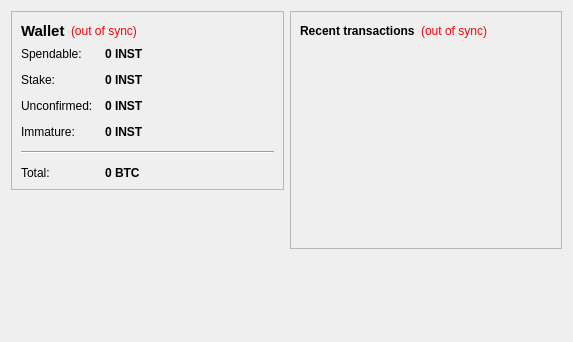
<?xml version="1.0" encoding="UTF-8"?>
<ui version="4.0">
 <class>OverviewPage</class>
 <widget class="QWidget" name="OverviewPage">
  <property name="geometry">
   <rect>
    <x>0</x>
    <y>0</y>
    <width>573</width>
    <height>342</height>
   </rect>
  </property>
  <property name="windowTitle">
   <string>Form</string>
  </property>
  <layout class="QHBoxLayout" name="horizontalLayout" stretch="1,1">
   <item>
    <layout class="QVBoxLayout" name="verticalLayout_2">
     <item>
      <widget class="QFrame" name="frame">
       <property name="frameShape">
        <enum>QFrame::StyledPanel</enum>
       </property>
       <property name="frameShadow">
        <enum>QFrame::Raised</enum>
       </property>
       <layout class="QVBoxLayout" name="verticalLayout_4">
        <item>
         <layout class="QHBoxLayout" name="horizontalLayout_4">
          <item>
           <widget class="QLabel" name="label_5">
            <property name="font">
             <font>
              <pointsize>11</pointsize>
              <weight>75</weight>
              <bold>true</bold>
             </font>
            </property>
            <property name="text">
             <string>Wallet</string>
            </property>
           </widget>
          </item>
          <item>
           <widget class="QLabel" name="labelWalletStatus">
            <property name="toolTip">
             <string>The displayed information may be out of date. Your wallet automatically synchronizes with the INVEST network after a connection is established, but this process has not completed yet.</string>
            </property>
            <property name="styleSheet">
             <string notr="true">QLabel { color: red; }</string>
            </property>
            <property name="text">
             <string notr="true">(out of sync)</string>
            </property>
            <property name="alignment">
             <set>Qt::AlignLeading|Qt::AlignLeft|Qt::AlignVCenter</set>
            </property>
           </widget>
          </item>
          <item>
           <spacer name="horizontalSpacer_2">
            <property name="orientation">
             <enum>Qt::Horizontal</enum>
            </property>
            <property name="sizeHint" stdset="0">
             <size>
              <width>40</width>
              <height>20</height>
             </size>
            </property>
           </spacer>
          </item>
         </layout>
        </item>
        <item>
         <layout class="QFormLayout" name="formLayout_2">
          <property name="fieldGrowthPolicy">
           <enum>QFormLayout::AllNonFixedFieldsGrow</enum>
          </property>
          <property name="horizontalSpacing">
           <number>12</number>
          </property>
          <property name="verticalSpacing">
           <number>12</number>
          </property>
          <item row="0" column="0">
           <widget class="QLabel" name="label">
            <property name="text">
             <string>Spendable:</string>
            </property>
           </widget>
          </item>
          <item row="0" column="1">
           <widget class="QLabel" name="labelBalance">
            <property name="font">
             <font>
              <weight>75</weight>
              <bold>true</bold>
             </font>
            </property>
            <property name="cursor">
             <cursorShape>IBeamCursor</cursorShape>
            </property>
            <property name="toolTip">
             <string>Your current spendable balance</string>
            </property>
            <property name="text">
             <string notr="true">0 INST</string>
            </property>
            <property name="textInteractionFlags">
             <set>Qt::LinksAccessibleByMouse|Qt::TextSelectableByKeyboard|Qt::TextSelectableByMouse</set>
            </property>
           </widget>
          </item>
          <item row="1" column="0">
           <widget class="QLabel" name="label_6">
            <property name="text">
             <string>Stake:</string>
            </property>
           </widget>
          </item>
          <item row="1" column="1">
           <widget class="QLabel" name="labelStake">
            <property name="font">
             <font>
              <weight>75</weight>
              <bold>true</bold>
             </font>
            </property>
            <property name="cursor">
             <cursorShape>IBeamCursor</cursorShape>
            </property>
            <property name="toolTip">
             <string>Total of coins that was staked, and do not yet count toward the current balance</string>
            </property>
            <property name="text">
             <string notr="true">0 INST</string>
            </property>
            <property name="textInteractionFlags">
             <set>Qt::LinksAccessibleByMouse|Qt::TextSelectableByKeyboard|Qt::TextSelectableByMouse</set>
            </property>
           </widget>
          </item>
          <item row="2" column="0">
           <widget class="QLabel" name="label_3">
            <property name="text">
             <string>Unconfirmed:</string>
            </property>
           </widget>
          </item>
          <item row="2" column="1">
           <widget class="QLabel" name="labelUnconfirmed">
            <property name="font">
             <font>
              <weight>75</weight>
              <bold>true</bold>
             </font>
            </property>
            <property name="cursor">
             <cursorShape>IBeamCursor</cursorShape>
            </property>
            <property name="toolTip">
             <string>Total of transactions that have yet to be confirmed, and do not yet count toward the current balance</string>
            </property>
            <property name="text">
             <string notr="true">0 INST</string>
            </property>
            <property name="textInteractionFlags">
             <set>Qt::LinksAccessibleByMouse|Qt::TextSelectableByKeyboard|Qt::TextSelectableByMouse</set>
            </property>
           </widget>
          </item>
          <item row="3" column="0">
           <widget class="QLabel" name="labelImmatureText">
            <property name="text">
             <string>Immature:</string>
            </property>
           </widget>
          </item>
          <item row="3" column="1">
           <widget class="QLabel" name="labelImmature">
            <property name="font">
             <font>
              <weight>75</weight>
              <bold>true</bold>
             </font>
            </property>
            <property name="toolTip">
             <string>Mined balance that has not yet matured</string>
            </property>
            <property name="text">
             <string notr="true">0 INST</string>
            </property>
            <property name="textInteractionFlags">
             <set>Qt::LinksAccessibleByMouse|Qt::TextSelectableByKeyboard|Qt::TextSelectableByMouse</set>
            </property>
           </widget>
          </item>
          <item row="4" column="0" colspan="2">
           <widget class="Line" name="line">
            <property name="orientation">
             <enum>Qt::Horizontal</enum>
            </property>
           </widget>
          </item>
          <item row="5" column="0">
           <widget class="QLabel" name="labelTotalText">
            <property name="text">
             <string>Total:</string>
            </property>
           </widget>
          </item>
          <item row="5" column="1">
           <widget class="QLabel" name="labelTotal">
            <property name="font">
             <font>
              <weight>75</weight>
              <bold>true</bold>
             </font>
            </property>
            <property name="cursor">
             <cursorShape>IBeamCursor</cursorShape>
            </property>
            <property name="toolTip">
             <string>Your current total balance</string>
            </property>
            <property name="text">
             <string notr="true">0 BTC</string>
            </property>
            <property name="textInteractionFlags">
             <set>Qt::LinksAccessibleByMouse|Qt::TextSelectableByKeyboard|Qt::TextSelectableByMouse</set>
            </property>
           </widget>
          </item>
         </layout>
        </item>
       </layout>
      </widget>
     </item>
     <item>
      <spacer name="verticalSpacer">
       <property name="orientation">
        <enum>Qt::Vertical</enum>
       </property>
       <property name="sizeHint" stdset="0">
        <size>
         <width>20</width>
         <height>40</height>
        </size>
       </property>
      </spacer>
     </item>
    </layout>
   </item>
   <item>
    <layout class="QVBoxLayout" name="verticalLayout_3">
     <item>
      <widget class="QFrame" name="frame_2">
       <property name="frameShape">
        <enum>QFrame::StyledPanel</enum>
       </property>
       <property name="frameShadow">
        <enum>QFrame::Raised</enum>
       </property>
       <layout class="QVBoxLayout" name="verticalLayout">
        <item>
         <layout class="QHBoxLayout" name="horizontalLayout_2">
          <item>
           <widget class="QLabel" name="label_4">
            <property name="text">
             <string>&lt;b&gt;Recent transactions&lt;/b&gt;</string>
            </property>
           </widget>
          </item>
          <item>
           <widget class="QLabel" name="labelTransactionsStatus">
            <property name="toolTip">
             <string>The displayed information may be out of date. Your wallet automatically synchronizes with the INVEST network after a connection is established, but this process has not completed yet.</string>
            </property>
            <property name="styleSheet">
             <string notr="true">QLabel { color: red; }</string>
            </property>
            <property name="text">
             <string notr="true">(out of sync)</string>
            </property>
            <property name="alignment">
             <set>Qt::AlignRight|Qt::AlignTrailing|Qt::AlignVCenter</set>
            </property>
           </widget>
          </item>
          <item>
           <spacer name="horizontalSpacer">
            <property name="orientation">
             <enum>Qt::Horizontal</enum>
            </property>
            <property name="sizeHint" stdset="0">
             <size>
              <width>40</width>
              <height>20</height>
             </size>
            </property>
           </spacer>
          </item>
         </layout>
        </item>
        <item>
         <widget class="QListView" name="listTransactions">
          <property name="styleSheet">
           <string notr="true">QListView { background: transparent; }</string>
          </property>
          <property name="frameShape">
           <enum>QFrame::NoFrame</enum>
          </property>
          <property name="verticalScrollBarPolicy">
           <enum>Qt::ScrollBarAlwaysOff</enum>
          </property>
          <property name="horizontalScrollBarPolicy">
           <enum>Qt::ScrollBarAlwaysOff</enum>
          </property>
          <property name="selectionMode">
           <enum>QAbstractItemView::NoSelection</enum>
          </property>
         </widget>
        </item>
       </layout>
      </widget>
     </item>
     <item>
      <spacer name="verticalSpacer_2">
       <property name="orientation">
        <enum>Qt::Vertical</enum>
       </property>
       <property name="sizeHint" stdset="0">
        <size>
         <width>20</width>
         <height>40</height>
        </size>
       </property>
      </spacer>
     </item>
    </layout>
   </item>
  </layout>
 </widget>
 <resources/>
 <connections/>
</ui>
